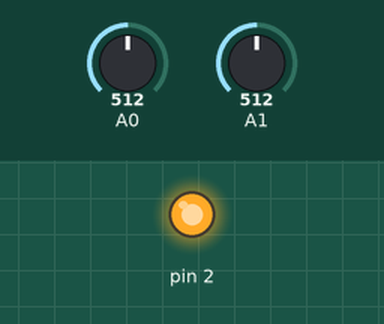
Recording of a sketch running on a simulated Arduino Uno, built with avr-gcc and run on an emulated ATmega328P. Shown: output pins drawn as LEDs (lit = HIGH). The inputs (shaded band) are chosen by the test bench; at power-on: A0 = 512, A1 = 512.

Above: at 0.1 s.
Timing chart, 0 to 1.6 s (numbered marks = the images above):
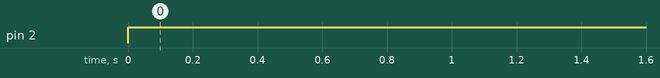

Measured:
- by itself, pin 2: LOW → HIGH at 0.00 s

The sketch:

HC12_Transmitter.ino
```cpp
#include <SoftwareSerial.h>
#include <Wire.h>
SoftwareSerial HC12(10, 11);

int x;
int y;


void setup()
{
HC12.begin(9600);
Serial.begin(9600);
pinMode(A0, INPUT);
pinMode(A1, INPUT);
pinMode(2, OUTPUT);

}
void loop()
{
digitalWrite(A0,0);
digitalWrite(2, HIGH);
x = analogRead(A0);
y = analogRead(A1);

HC12.println("x: ");
HC12.print(x);
HC12.println("y: ");
HC12.print(y);

delay(100);
}
```
